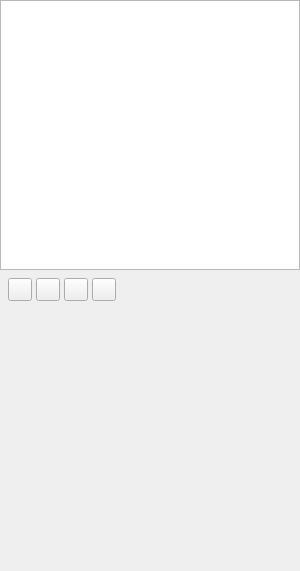
<?xml version="1.0" encoding="UTF-8"?>
<ui version="4.0">
 <class>BlockImageEffects</class>
 <widget class="QWidget" name="BlockImageEffects">
  <property name="geometry">
   <rect>
    <x>0</x>
    <y>0</y>
    <width>300</width>
    <height>571</height>
   </rect>
  </property>
  <property name="maximumSize">
   <size>
    <width>300</width>
    <height>16777215</height>
   </size>
  </property>
  <property name="windowTitle">
   <string>Form</string>
  </property>
  <layout class="QVBoxLayout" name="verticalLayout">
   <property name="spacing">
    <number>8</number>
   </property>
   <property name="leftMargin">
    <number>0</number>
   </property>
   <property name="topMargin">
    <number>0</number>
   </property>
   <property name="rightMargin">
    <number>0</number>
   </property>
   <property name="bottomMargin">
    <number>0</number>
   </property>
   <item>
    <widget class="QListWidget" name="listEffects"/>
   </item>
   <item>
    <layout class="QHBoxLayout" name="horizontalLayout">
     <property name="spacing">
      <number>4</number>
     </property>
     <property name="leftMargin">
      <number>8</number>
     </property>
     <property name="rightMargin">
      <number>8</number>
     </property>
     <item>
      <widget class="QToolButton" name="buttonAddEffect">
       <property name="text">
        <string/>
       </property>
      </widget>
     </item>
     <item>
      <widget class="QToolButton" name="buttonRemoveEffect">
       <property name="text">
        <string/>
       </property>
      </widget>
     </item>
     <item>
      <widget class="QToolButton" name="buttonMoveUp">
       <property name="text">
        <string/>
       </property>
      </widget>
     </item>
     <item>
      <widget class="QToolButton" name="buttonMoveDown">
       <property name="text">
        <string/>
       </property>
      </widget>
     </item>
     <item>
      <spacer name="horizontalSpacer">
       <property name="orientation">
        <enum>Qt::Horizontal</enum>
       </property>
       <property name="sizeHint" stdset="0">
        <size>
         <width>0</width>
         <height>0</height>
        </size>
       </property>
      </spacer>
     </item>
    </layout>
   </item>
   <item>
    <spacer name="verticalSpacer">
     <property name="orientation">
      <enum>Qt::Vertical</enum>
     </property>
     <property name="sizeHint" stdset="0">
      <size>
       <width>0</width>
       <height>0</height>
      </size>
     </property>
    </spacer>
   </item>
  </layout>
 </widget>
 <resources/>
 <connections/>
</ui>
